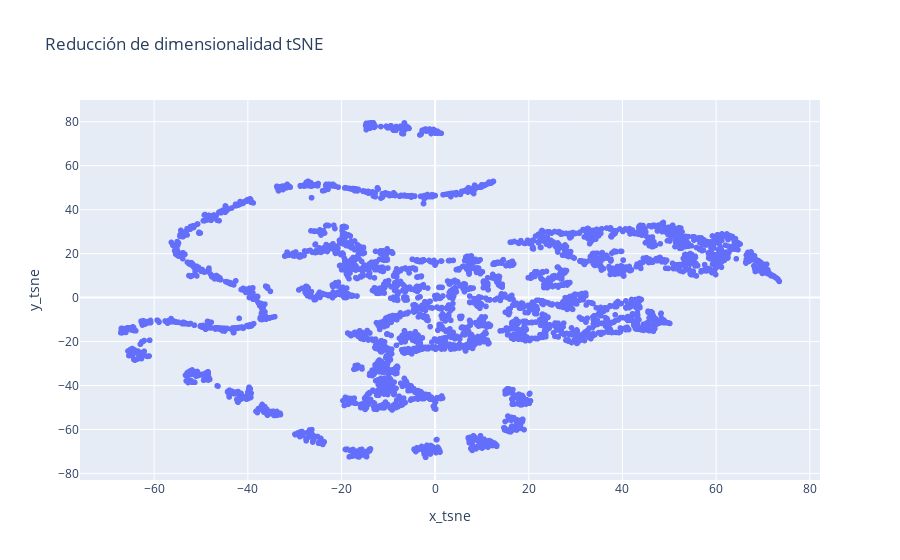

The notebook cell this image was saved under:
### Code cell
# grafico
c_featured_data["x_tsne"] = X_tsne[:, 0]
c_featured_data["y_tsne"] = X_tsne[:, 1]

px.scatter(c_featured_data, x="x_tsne", y="y_tsne", title='Reducción de dimensionalidad tSNE')#, color='Monetary')

### Figure 1 — Plotly figure (JSON) as saved in the notebook; plotly's stock layout.template omitted (floating-point values rounded to 4 significant figures; data arrays with more than 128 entries replaced by an {"elided": "..."} marker saying what was removed)
{"data": [{"hovertemplate": "x_tsne=%{x}<br>y_tsne=%{y}<extra></extra>", "legendgroup": "", "marker": {"color": "#636efa", "symbol": "circle"}, "mode": "markers", "name": "", "showlegend": false, "type": "scattergl", "x": {"elided": "4314 float values"}, "xaxis": "x", "y": {"elided": "4314 float values"}, "yaxis": "y"}], "layout": {"legend": {"tracegroupgap": 0}, "title": {"text": "Reducción de dimensionalidad tSNE"}, "xaxis": {"anchor": "y", "domain": [0, 1], "title": {"text": "x_tsne"}}, "yaxis": {"anchor": "x", "domain": [0, 1], "title": {"text": "y_tsne"}}}}
